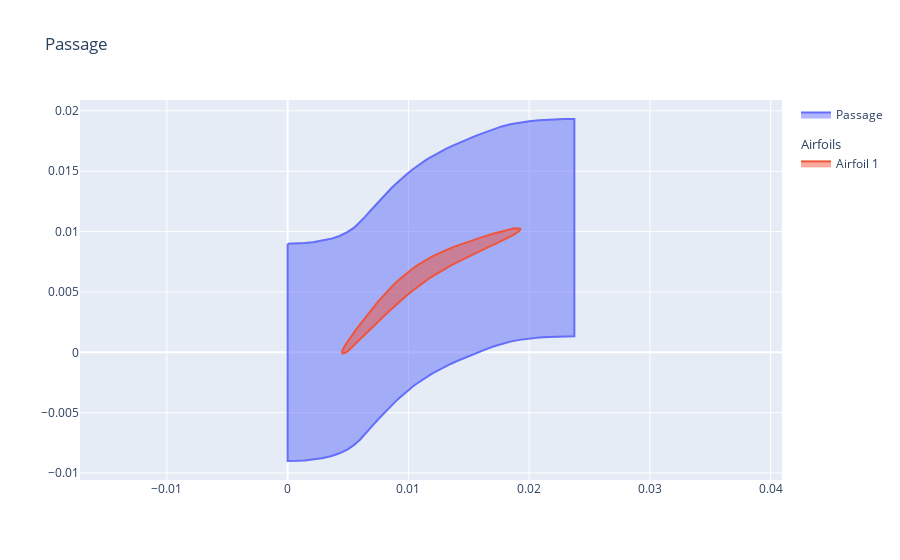
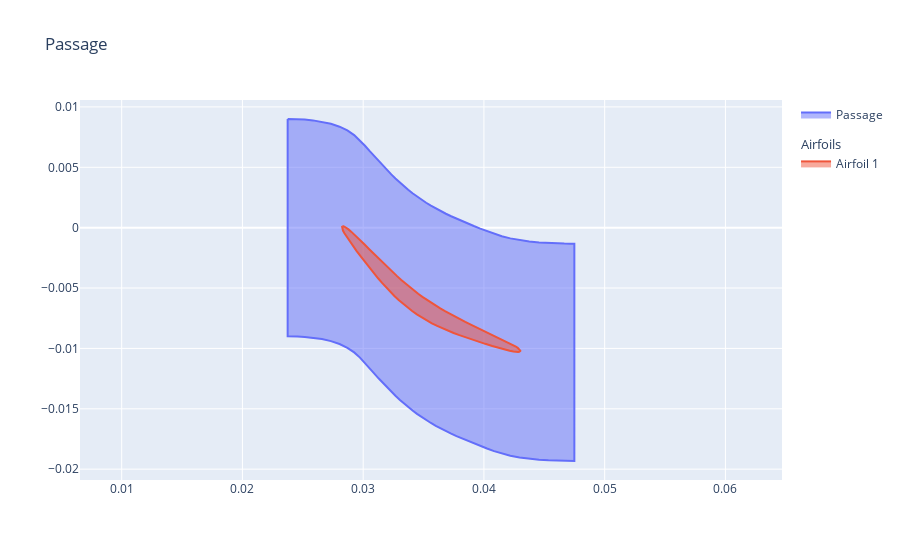

Write notebook code for charts like these, in order.
### Markdown cell above
# Turbo Stage Example
![Axial Turbine](../assets/axial_turb.png)

### Code cell
import numpy as np
from parafoil import TurboRowPassage, TurboStagePassage, TurboMeshParameters
from ezmesh import visualize_mesh
from parafoil import CamberThicknessAirfoil

rotor_airfoil = CamberThicknessAirfoil(
    inlet_angle=np.radians(50),
    outlet_angle=np.radians(20),
    upper_thick_prop=[0.015, 0.05, 0.05  , 0.015],
    lower_thick_prop=[0.015, 0.05, 0.05, 0.015],
    leading_prop=0.5,
    trailing_prop=0.5,
    chord_length=0.018,
)

stator_airfoil = CamberThicknessAirfoil(
    inlet_angle=np.radians(-50),
    outlet_angle=np.radians(-20),
    upper_thick_prop=[0.015, 0.05, 0.05  , 0.015],
    lower_thick_prop=[0.015, 0.05, 0.05, 0.015],
    leading_prop=0.5,
    trailing_prop=0.5,
    chord_length=0.018,
)

axial_turbo_passage = TurboStagePassage(
    inflow_passage=TurboRowPassage(
        airfoil=rotor_airfoil,
        spacing_to_chord=1.0,
        leading_edge_gap_to_chord=0.25,
        trailing_edge_gap_to_chord=0.25,
        type="camber",
        mesh_params=TurboMeshParameters(
            airfoil_label="wall1",
            bottom_label="periodic1",
            top_label="periodic2",
            inlet_label="inflow",
            outlet_label="outmix",
        )
    ),
    outflow_passage=TurboRowPassage(
        airfoil=stator_airfoil,
        spacing_to_chord=1.0,
        leading_edge_gap_to_chord=0.25,
        trailing_edge_gap_to_chord=0.25,
        type="camber",
        mesh_params=TurboMeshParameters(
            airfoil_label="wall2",
            bottom_label="periodic3",
            top_label="periodic4",
            inlet_label="inmix",
            outlet_label="outflow",
        )
    )
)

axial_turbo_passage.inflow_passage.visualize()
axial_turbo_passage.outflow_passage.visualize()

from ezmesh import visualize_mesh, Geometry
with Geometry() as geometry:

    mesh = geometry.generate(axial_turbo_passage.surfaces)
    visualize_mesh(mesh)
